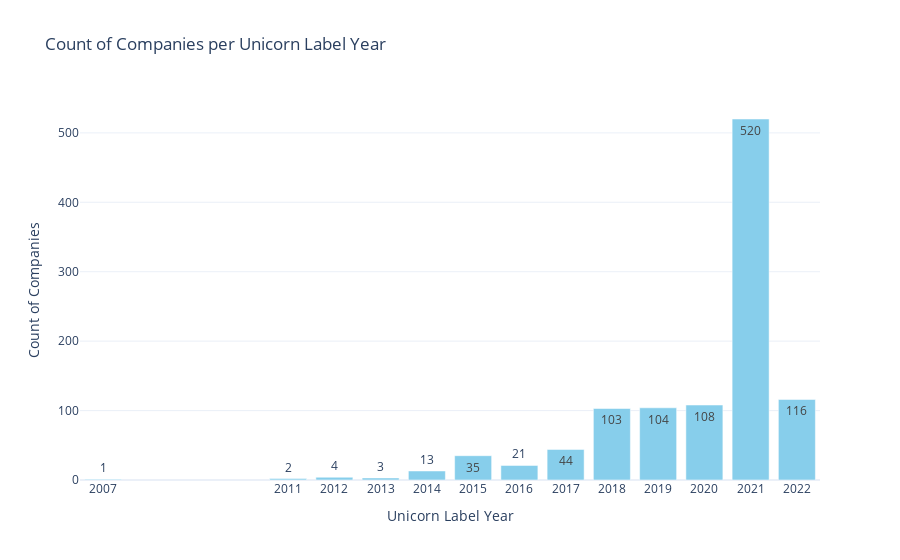

Notebook source saved alongside this figure:
### Code cell
foundation_year_counts = df['UniYear'].value_counts().sort_index()

fig = go.Figure(data=[go.Bar(
    x=foundation_year_counts.index,
    y=foundation_year_counts.values,
    text=foundation_year_counts.values,
    textposition='auto',
    marker_color='skyblue'
)])

fig.update_layout(
    title='Count of Companies per Unicorn Label Year',
    xaxis=dict(
        title='Unicorn Label Year',
        tickmode='array',
        tickvals=foundation_year_counts.index,
        ticktext=[str(year) for year in foundation_year_counts.index],
    ),
    yaxis_title='Count of Companies',
    template='plotly_white',
    showlegend=False
)

fig.show()

### Figure 1 — Plotly figure (JSON) as saved in the notebook; plotly's stock layout.template omitted (floating-point values rounded to 4 significant figures)
{"data": [{"marker": {"color": "skyblue"}, "text": [1, 2, 4, 3, 13, 35, 21, 44, 103, 104, 108, 520, 116], "textposition": "auto", "type": "bar", "x": [2007, 2011, 2012, 2013, 2014, 2015, 2016, 2017, 2018, 2019, 2020, 2021, 2022], "y": [1, 2, 4, 3, 13, 35, 21, 44, 103, 104, 108, 520, 116]}], "layout": {"showlegend": false, "title": {"text": "Count of Companies per Unicorn Label Year"}, "xaxis": {"tickmode": "array", "ticktext": ["2007", "2011", "2012", "2013", "2014", "2015", "2016", "2017", "2018", "2019", "2020", "2021", "2022"], "tickvals": [2007, 2011, 2012, 2013, 2014, 2015, 2016, 2017, 2018, 2019, 2020, 2021, 2022], "title": {"text": "Unicorn Label Year"}}, "yaxis": {"title": {"text": "Count of Companies"}}}}
